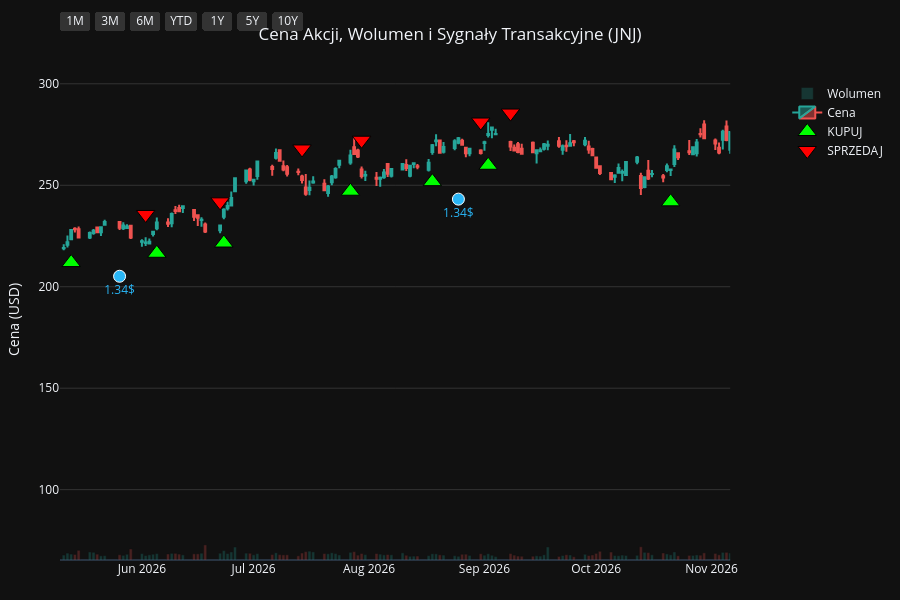
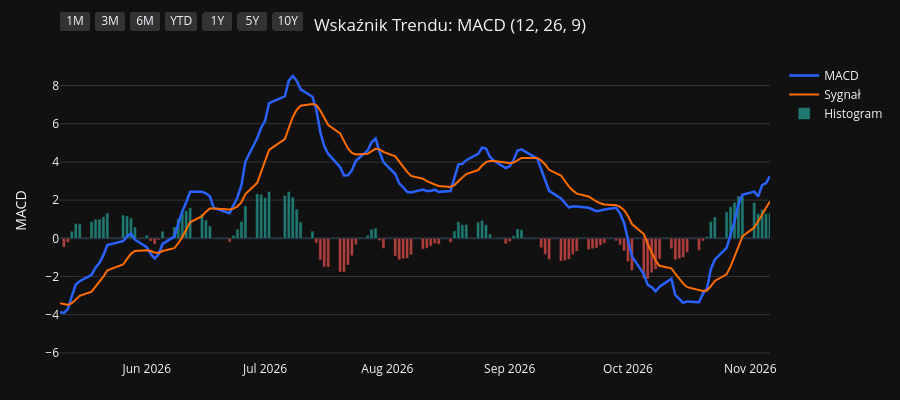
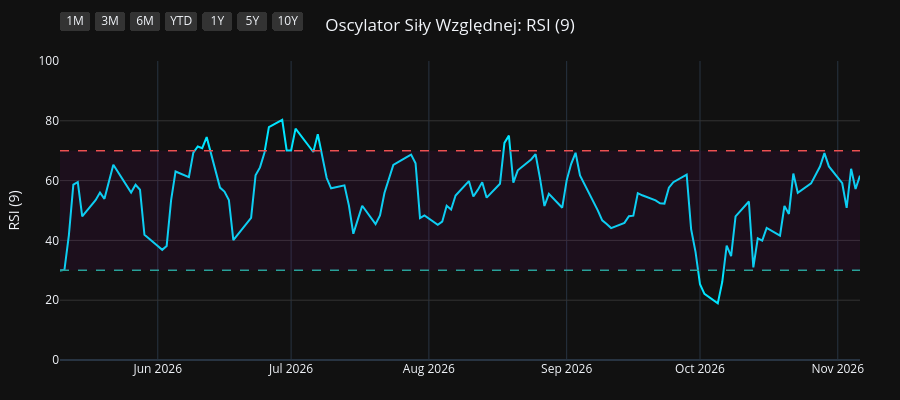
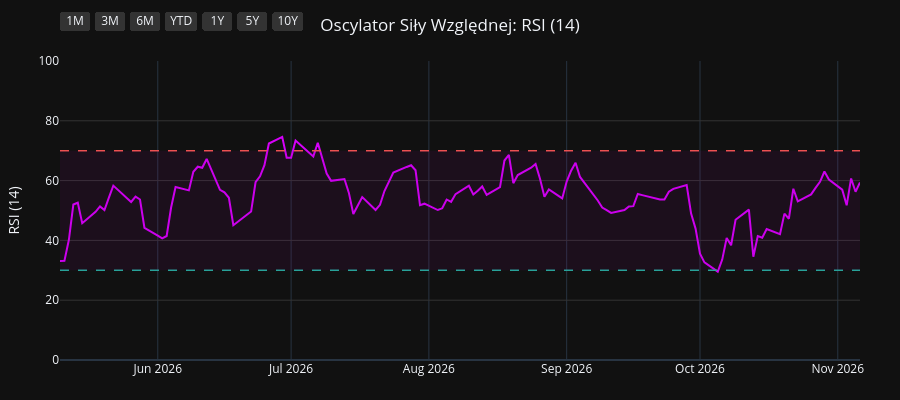

Notebook cell for these charts, in order:
### Code cell
import os
import yfinance as yf
import pandas as pd
import pandas_ta as ta
import plotly.graph_objects as go
from plotly.subplots import make_subplots

# 1. Pobranie i przygotowanie danych
symbol = os.environ.get("STOCK_TICKER", "").strip().upper()
if not symbol:
    raise RuntimeError("Set STOCK_TICKER before running price_extractor.ipynb")
df = yf.Ticker(symbol).history(period="10y")
df.index = df.index.tz_localize(None)

# Wskaźniki i sygnały
df.ta.macd(fast=12, slow=26, signal=9, append=True)
df.ta.rsi(length=9, append=True)
df.ta.rsi(length=14, append=True)
df.ta.rsi(length=21, append=True)
df.dropna(inplace=True)

macd = df['MACD_12_26_9']
signal = df['MACDs_12_26_9']
wczorajszy_macd = macd.shift(1)
wczorajszy_signal = signal.shift(1)

df['Decyzja'] = 'BRAK'
df.loc[(macd > signal) & (wczorajszy_macd <= wczorajszy_signal), 'Decyzja'] = 'KUPUJ'
df.loc[(macd < signal) & (wczorajszy_macd >= wczorajszy_signal), 'Decyzja'] = 'SPRZEDAJ'

df_kupuj = df[df['Decyzja'] == 'KUPUJ']
df_sprzedaj = df[df['Decyzja'] == 'SPRZEDAJ']
df_dywidendy = df[df['Dividends'] > 0]
df_splity = df[df['Stock Splits'] > 0]

# Wspólna konfiguracja osi X
konfiguracja_osi_x = dict(
    type="date",
    showspikes=True, spikemode="across", spikesnap="cursor", spikedash="dot", spikecolor="#ffffff", spikethickness=1, hoverformat="%Y-%m-%d",
    rangeselector=dict(
        buttons=list([
            dict(count=1, label="1M", step="month", stepmode="backward"),
            dict(count=3, label="3M", step="month", stepmode="backward"),
            dict(count=6, label="6M", step="month", stepmode="backward"),
            dict(count=1, label="YTD", step="year", stepmode="todate"),
            dict(count=1, label="1Y", step="year", stepmode="backward"),
            dict(count=5, label="5Y", step="year", stepmode="backward"),
            dict(step="all", label="10Y")
        ]),
        bgcolor="#333333", activecolor="#2962ff", x=0, y=1.1
    )
)

# ==========================================
# WYKRES 1: CENA + WOLUMEN + SYGNAŁY
# ==========================================
fig1 = make_subplots(specs=[[{"secondary_y": True}]])

kolory_wolumenu = ['#26a69a' if row['Close'] >= row['Open'] else '#ef5350' for index, row in df.iterrows()]
fig1.add_trace(go.Bar(x=df.index, y=df['Volume'], marker_color=kolory_wolumenu, opacity=0.25, name='Wolumen'), secondary_y=True)
fig1.add_trace(go.Candlestick(x=df.index, open=df['Open'], high=df['High'], low=df['Low'], close=df['Close'], name='Cena', increasing_line_color='#26a69a', decreasing_line_color='#ef5350'), secondary_y=False)
fig1.add_trace(go.Scatter(x=df_kupuj.index, y=df_kupuj['Low'] * 0.95, customdata=df_kupuj[['Low', 'High']], mode='markers', marker=dict(symbol='triangle-up', size=16, color='#00ff00', line=dict(width=1, color='black')), name='KUPUJ', hovertemplate='KUPUJ<br>Najniższa: %{customdata[0]:.2f}<br>Najwyższa: %{customdata[1]:.2f}<extra></extra>'), secondary_y=False)
fig1.add_trace(go.Scatter(x=df_sprzedaj.index, y=df_sprzedaj['High'] * 1.05, customdata=df_sprzedaj[['Low', 'High']], mode='markers', marker=dict(symbol='triangle-down', size=16, color='#ff0000', line=dict(width=1, color='black')), name='SPRZEDAJ', hovertemplate='SPRZEDAJ<br>Najniższa: %{customdata[0]:.2f}<br>Najwyższa: %{customdata[1]:.2f}<extra></extra>'), secondary_y=False)

if not df_dywidendy.empty:
    fig1.add_trace(go.Scatter(x=df_dywidendy.index, y=df_dywidendy['Low'] * 0.90, mode='markers+text', marker=dict(symbol='circle', size=12, color='#29b6f6', line=dict(width=1, color='white')), text=df_dywidendy['Dividends'].apply(lambda x: f"{x}$"), textposition="bottom center", name='Dywidenda', showlegend=False, hovertemplate='Dywidenda: %{text}<extra></extra>', textfont=dict(color="#29b6f6")), secondary_y=False)
if not df_splity.empty:
                    fig1.add_trace(go.Scatter(x=df_splity.index, y=df_splity['High'], mode='markers+text', marker=dict(symbol='star', size=16, color='#ffee58', line=dict(width=1, color='black')), text=df_splity['Stock Splits'].apply(lambda x: f"{x:g}:1" if x >= 1 else f"1:{1 / x:g}"), textposition="top center", name='Split', hovertemplate='%{text}<extra></extra>', textfont=dict(color="#ffee58")), secondary_y=False)

fig1.update_layout(title=dict(text=f"Cena Akcji, Wolumen i Sygnały Transakcyjne ({symbol})", x=0.5, xanchor='center'), dragmode='pan', xaxis_rangeslider_visible=False, template='plotly_dark', height=600, hovermode='x unified', margin=dict(l=60, r=40, t=60, b=40))
fig1.update_xaxes(**konfiguracja_osi_x)
fig1.update_xaxes(range=[df.index.max() - pd.Timedelta(days=180), df.index.max()])
fig1.update_yaxes(title_text="Cena (USD)", secondary_y=False, gridcolor='#333333')
fig1.update_yaxes(range=[0, df['Volume'].max() * 4], showgrid=False, showticklabels=False, secondary_y=True)
fig1.show(config={'scrollZoom': True})

# ==========================================
# WYKRES 2: WSKAŹNIK MACD
# ==========================================
fig2 = go.Figure()
fig2.add_trace(go.Scatter(x=df.index, y=df['MACD_12_26_9'], line=dict(color='#2962ff', width=2.5), name='MACD'))
fig2.add_trace(go.Scatter(x=df.index, y=df['MACDs_12_26_9'], line=dict(color='#ff6d00', width=2), name='Sygnał'))
kolory_macd = ['#26a69a' if val >= 0 else '#ef5350' for val in df['MACDh_12_26_9']]
fig2.add_trace(go.Bar(x=df.index, y=df['MACDh_12_26_9'], marker_color=kolory_macd, name='Histogram', opacity=0.7))
fig2.update_layout(title=dict(text="Wskaźnik Trendu: MACD (12, 26, 9)", x=0.5, xanchor='center'), dragmode='pan', xaxis_rangeslider_visible=False, template='plotly_dark', height=400, hovermode='x unified', margin=dict(l=60, r=40, t=60, b=40))
fig2.update_xaxes(**konfiguracja_osi_x)
fig2.update_xaxes(range=[df.index.max() - pd.Timedelta(days=180), df.index.max()])
fig2.update_yaxes(title_text="MACD", gridcolor='#333333')
fig2.show(config={'scrollZoom': True})

# ==========================================
# WYKRES 3: OSCYLATOR RSI (9)
# ==========================================
fig3 = go.Figure()
fig3.add_trace(go.Scatter(x=df.index, y=df['RSI_9'], line=dict(color='#00e5ff', width=2), name='RSI (9)'))
fig3.add_hline(y=70, line_dash="dash", line_color="#ef5350", line_width=1.5)
fig3.add_hline(y=30, line_dash="dash", line_color="#26a69a", line_width=1.5)
fig3.add_hrect(y0=30, y1=70, line_width=0, fillcolor="purple", opacity=0.1)
fig3.update_layout(title=dict(text="Oscylator Siły Względnej: RSI (9)", x=0.5, xanchor='center'), dragmode='pan', xaxis_rangeslider_visible=False, template='plotly_dark', height=400, hovermode='x unified', margin=dict(l=60, r=40, t=60, b=40))
fig3.update_xaxes(**konfiguracja_osi_x)
fig3.update_xaxes(range=[df.index.max() - pd.Timedelta(days=180), df.index.max()])
fig3.update_yaxes(title_text="RSI (9)", range=[0, 100], gridcolor='#333333')
fig3.show(config={'scrollZoom': True})

# ==========================================
# WYKRES 4: OSCYLATOR RSI (14)
# ==========================================
fig4 = go.Figure()
fig4.add_trace(go.Scatter(x=df.index, y=df['RSI_14'], line=dict(color='#d500f9', width=2), name='RSI (14)'))
fig4.add_hline(y=70, line_dash="dash", line_color="#ef5350", line_width=1.5)
fig4.add_hline(y=30, line_dash="dash", line_color="#26a69a", line_width=1.5)
fig4.add_hrect(y0=30, y1=70, line_width=0, fillcolor="purple", opacity=0.1)
fig4.update_layout(title=dict(text="Oscylator Siły Względnej: RSI (14)", x=0.5, xanchor='center'), dragmode='pan', xaxis_rangeslider_visible=False, template='plotly_dark', height=400, hovermode='x unified', margin=dict(l=60, r=40, t=60, b=40))
fig4.update_xaxes(**konfiguracja_osi_x)
fig4.update_xaxes(range=[df.index.max() - pd.Timedelta(days=180), df.index.max()])
fig4.update_yaxes(title_text="RSI (14)", range=[0, 100], gridcolor='#333333')
fig4.show(config={'scrollZoom': True})

# ==========================================
# WYKRES 5: OSCYLATOR RSI (21)
# ==========================================
fig5 = go.Figure()
fig5.add_trace(go.Scatter(x=df.index, y=df['RSI_21'], line=dict(color='#64dd17', width=2), name='RSI (21)'))
fig5.add_hline(y=70, line_dash="dash", line_color="#ef5350", line_width=1.5)
fig5.add_hline(y=30, line_dash="dash", line_color="#26a69a", line_width=1.5)
fig5.add_hrect(y0=30, y1=70, line_width=0, fillcolor="purple", opacity=0.1)
fig5.update_layout(title=dict(text="Oscylator Siły Względnej: RSI (21)", x=0.5, xanchor='center'), dragmode='pan', xaxis_rangeslider_visible=False, template='plotly_dark', height=400, hovermode='x unified', margin=dict(l=60, r=40, t=60, b=40))
fig5.update_xaxes(**konfiguracja_osi_x)
fig5.update_xaxes(range=[df.index.max() - pd.Timedelta(days=180), df.index.max()])
fig5.update_yaxes(title_text="RSI (21)", range=[0, 100], gridcolor='#333333')
fig5.show(config={'scrollZoom': True})

### Figure 1 — Plotly figure (JSON) as saved in the notebook; plotly's stock layout.template omitted (floating-point values rounded to 4 significant figures; data arrays with more than 128 entries replaced by an {"elided": "..."} marker saying what was removed)
{"data": [{"marker": {"color": {"elided": "2481 str values"}}, "name": "Wolumen", "opacity": 0.25, "type": "bar", "x": {"elided": "2481 str values"}, "xaxis": "x", "y": {"elided": "2481 int values"}, "yaxis": "y2"}, {"close": {"elided": "2481 float values"}, "decreasing": {"line": {"color": "#ef5350"}}, "high": {"elided": "2481 float values"}, "increasing": {"line": {"color": "#26a69a"}}, "low": {"elided": "2481 float values"}, "name": "Cena", "open": {"elided": "2481 float values"}, "type": "candlestick", "x": {"elided": "2481 str values"}, "xaxis": "x", "yaxis": "y"}, {"customdata": {"elided": "95x2 float values"}, "hovertemplate": "KUPUJ<br>Najniższa: %{customdata[0]:.2f}<br>Najwyższa: %{customdata[1]:.2f}<extra></extra>", "marker": {"color": "#00ff00", "line": {"color": "black", "width": 1}, "size": 16, "symbol": "triangle-up"}, "mode": "markers", "name": "KUPUJ", "type": "scatter", "x": ["2017-02-03T00:00:00", "2017-05-04T00:00:00", "2017-05-12T00:00:00", "2017-07-20T00:00:00", "2017-08-14T00:00:00", "2017-08-21T00:00:00", "2017-09-11T00:00:00", "2017-10-05T00:00:00", "2017-11-30T00:00:00", "2018-01-09T00:00:00", "2018-02-23T00:00:00", "2018-04-04T00:00:00", "2018-05-11T00:00:00", "2018-06-04T00:00:00", "2018-08-20T00:00:00", "2018-09-07T00:00:00", "2018-10-23T00:00:00", "2018-10-30T00:00:00", "2018-11-30T00:00:00", "2018-12-13T00:00:00", "2019-01-08T00:00:00", "2019-04-17T00:00:00", "2019-05-24T00:00:00", "2019-06-07T00:00:00", "2019-08-02T00:00:00", "2019-08-27T00:00:00", "2019-09-10T00:00:00", "2019-10-02T00:00:00", "2019-10-15T00:00:00", "2019-10-31T00:00:00", "2020-01-17T00:00:00", "2020-01-29T00:00:00", "2020-02-04T00:00:00", "2020-03-30T00:00:00", "2020-07-06T00:00:00", "2020-08-18T00:00:00", "2020-09-30T00:00:00", "2020-11-09T00:00:00", "2020-12-01T00:00:00", "2020-12-29T00:00:00", "2021-03-15T00:00:00", "2021-04-20T00:00:00", "2021-05-04T00:00:00", "2021-06-30T00:00:00", "2021-10-11T00:00:00", "2021-10-14T00:00:00", "2021-12-06T00:00:00", "2022-01-28T00:00:00", "2022-03-03T00:00:00", "2022-04-06T00:00:00", "2022-04-21T00:00:00", "2022-04-25T00:00:00", "2022-05-24T00:00:00", "2022-06-23T00:00:00", "2022-08-01T00:00:00", "2022-08-03T00:00:00", "2022-08-22T00:00:00", "2022-08-25T00:00:00", "2022-09-07T00:00:00", "2022-10-04T00:00:00", "2022-10-13T00:00:00", "2022-11-18T00:00:00", "2023-01-06T00:00:00", "2023-03-06T00:00:00", "2023-06-05T00:00:00", "2023-07-20T00:00:00", "2023-09-13T00:00:00", "2023-10-09T00:00:00", "2023-11-03T00:00:00", "2024-01-02T00:00:00", "2024-02-20T00:00:00", "2024-03-12T00:00:00", "2024-04-23T00:00:00", "2024-06-20T00:00:00", "2024-07-05T00:00:00", "2024-07-09T00:00:00", "2024-08-26T00:00:00", "2024-10-15T00:00:00", "2024-11-22T00:00:00", "2024-12-26T00:00:00", "2025-04-17T00:00:00", "2025-05-21T00:00:00", "2025-07-01T00:00:00", "2025-09-29T00:00:00", "2025-11-12T00:00:00", "2025-12-12T00:00:00", "2026-01-13T00:00:00", "2026-03-31T00:00:00", "2026-05-13T00:00:00", "2026-06-05T00:00:00", "2026-06-23T00:00:00", "2026-07-27T00:00:00", "2026-08-18T00:00:00", "2026-09-02T00:00:00", "2026-10-21T00:00:00"], "xaxis": "x", "y": [82.11, 90.41, 90.25, 100.2, 98.13, 97.62, 97.38, 98.37, 103.5, 106.4, 97.22, 95.11, 94.64, 91.75, 101.6, 103.6, 104.9, 104.6, 111.4, 112.7, 98.1, 106.4, 107.9, 106.8, 101.0, 101.2, 99.08, 102.9, 103.6, 102.7, 116.8, 117.8, 119.4, 101.3, 113.5, 118.9, 118.3, 116.7, 118.3, 124.8, 129.4, 131.4, 134.4, 134.4, 132.1, 131.9, 132.9, 140.8, 139.2, 149.5, 152.8, 152.4, 150.9, 148.7, 146.2, 144.7, 141.8, 139.7, 137.5, 138.2, 136.3, 148.1, 153.1, 132.9, 135.8, 139.7, 142.2, 137.0, 131.0, 137.9, 138.6, 142.8, 131.3, 129.5, 129.1, 129.7, 146.1, 143.1, 138.7, 131.6, 141.0, 139.9, 140.9, 167.0, 179.4, 195.4, 195.3, 228.1, 211.9, 216.5, 221.5, 247.1, 251.8, 259.9, 241.8], "yaxis": "y"}, {"customdata": {"elided": "95x2 float values"}, "hovertemplate": "SPRZEDAJ<br>Najniższa: %{customdata[0]:.2f}<br>Najwyższa: %{customdata[1]:.2f}<extra></extra>", "marker": {"color": "#ff0000", "line": {"color": "black", "width": 1}, "size": 16, "symbol": "triangle-down"}, "mode": "markers", "name": "SPRZEDAJ", "type": "scatter", "x": ["2017-01-12T00:00:00", "2017-03-21T00:00:00", "2017-05-10T00:00:00", "2017-06-28T00:00:00", "2017-07-25T00:00:00", "2017-08-18T00:00:00", "2017-08-24T00:00:00", "2017-09-22T00:00:00", "2017-10-31T00:00:00", "2017-12-21T00:00:00", "2018-01-24T00:00:00", "2018-03-22T00:00:00", "2018-04-20T00:00:00", "2018-05-22T00:00:00", "2018-08-08T00:00:00", "2018-08-31T00:00:00", "2018-09-25T00:00:00", "2018-10-24T00:00:00", "2018-11-21T00:00:00", "2018-12-07T00:00:00", "2018-12-14T00:00:00", "2019-03-14T00:00:00", "2019-05-09T00:00:00", "2019-05-28T00:00:00", "2019-06-28T00:00:00", "2019-08-26T00:00:00", "2019-09-09T00:00:00", "2019-09-27T00:00:00", "2019-10-10T00:00:00", "2019-10-21T00:00:00", "2019-12-31T00:00:00", "2020-01-23T00:00:00", "2020-01-31T00:00:00", "2020-02-11T00:00:00", "2020-05-01T00:00:00", "2020-07-29T00:00:00", "2020-09-03T00:00:00", "2020-10-19T00:00:00", "2020-11-25T00:00:00", "2020-12-24T00:00:00", "2021-02-01T00:00:00", "2021-04-09T00:00:00", "2021-04-28T00:00:00", "2021-05-26T00:00:00", "2021-08-25T00:00:00", "2021-10-12T00:00:00", "2021-11-17T00:00:00", "2022-01-11T00:00:00", "2022-02-10T00:00:00", "2022-04-05T00:00:00", "2022-04-13T00:00:00", "2022-04-22T00:00:00", "2022-04-27T00:00:00", "2022-06-03T00:00:00", "2022-07-13T00:00:00", "2022-08-02T00:00:00", "2022-08-04T00:00:00", "2022-08-24T00:00:00", "2022-08-26T00:00:00", "2022-10-03T00:00:00", "2022-10-06T00:00:00", "2022-11-11T00:00:00", "2022-12-06T00:00:00", "2023-01-09T00:00:00", "2023-04-26T00:00:00", "2023-07-05T00:00:00", "2023-08-15T00:00:00", "2023-09-25T00:00:00", "2023-10-18T00:00:00", "2023-12-18T00:00:00", "2024-01-17T00:00:00", "2024-03-07T00:00:00", "2024-03-14T00:00:00", "2024-05-28T00:00:00", "2024-07-03T00:00:00", "2024-07-08T00:00:00", "2024-08-08T00:00:00", "2024-09-11T00:00:00", "2024-10-28T00:00:00", "2024-12-05T00:00:00", "2025-03-11T00:00:00", "2025-05-13T00:00:00", "2025-06-18T00:00:00", "2025-08-26T00:00:00", "2025-10-22T00:00:00", "2025-12-04T00:00:00", "2025-12-18T00:00:00", "2026-02-23T00:00:00", "2026-04-07T00:00:00", "2026-06-02T00:00:00", "2026-06-22T00:00:00", "2026-07-14T00:00:00", "2026-07-30T00:00:00", "2026-08-31T00:00:00", "2026-09-08T00:00:00"], "xaxis": "x", "y": [92.42, 104.2, 99.79, 111.2, 109.3, 109.2, 108.6, 108.8, 115.2, 117.5, 118.6, 108.7, 106.7, 103.3, 110.4, 113.9, 118.9, 118.2, 123.3, 125.1, 123.4, 118.6, 119.1, 120.9, 121.4, 111.0, 111.1, 112.2, 112.8, 112.4, 127.4, 129.8, 130.9, 133.0, 131.5, 130.4, 138.4, 132.6, 129.3, 137.2, 148.2, 147.0, 147.2, 154.4, 160.6, 146.3, 149.6, 159.4, 157.4, 166.2, 167.3, 169.4, 171.0, 166.3, 164.2, 163.4, 163.0, 156.1, 157.0, 154.1, 154.6, 162.2, 169.8, 169.6, 156.2, 156.9, 167.1, 154.6, 150.4, 152.0, 156.8, 157.0, 158.2, 144.9, 144.8, 145.3, 158.6, 165.9, 161.1, 150.8, 169.1, 153.3, 155.6, 181.9, 198.6, 211.7, 218.1, 255.0, 250.1, 235.6, 241.8, 267.9, 272.2, 281.2, 285.6], "yaxis": "y"}, {"hovertemplate": "Dywidenda: %{text}<extra></extra>", "marker": {"color": "#29b6f6", "line": {"color": "white", "width": 1}, "size": 12, "symbol": "circle"}, "mode": "markers+text", "name": "Dywidenda", "showlegend": false, "text": ["0.8$", "0.84$", "0.84$", "0.84$", "0.84$", "0.9$", "0.9$", "0.9$", "0.9$", "0.95$", "0.95$", "0.95$", "0.95$", "1.01$", "1.01$", "1.01$", "1.01$", "1.06$", "1.06$", "1.06$", "1.06$", "1.13$", "1.13$", "1.13$", "1.13$", "1.19$", "1.19$", "1.19$", "1.19$", "1.24$", "1.24$", "1.24$", "1.24$", "1.3$", "1.3$", "1.3$", "1.3$", "1.34$", "1.34$"], "textfont": {"color": "#29b6f6"}, "textposition": "bottom center", "type": "scatter", "x": ["2017-02-24T00:00:00", "2017-05-25T00:00:00", "2017-08-25T00:00:00", "2017-11-27T00:00:00", "2018-02-26T00:00:00", "2018-05-25T00:00:00", "2018-08-27T00:00:00", "2018-11-26T00:00:00", "2019-02-25T00:00:00", "2019-05-24T00:00:00", "2019-08-26T00:00:00", "2019-11-25T00:00:00", "2020-02-24T00:00:00", "2020-05-22T00:00:00", "2020-08-24T00:00:00", "2020-11-23T00:00:00", "2021-02-22T00:00:00", "2021-05-24T00:00:00", "2021-08-23T00:00:00", "2021-11-22T00:00:00", "2022-02-18T00:00:00", "2022-05-23T00:00:00", "2022-08-22T00:00:00", "2022-11-21T00:00:00", "2023-02-17T00:00:00", "2023-05-22T00:00:00", "2023-08-25T00:00:00", "2023-11-20T00:00:00", "2024-02-16T00:00:00", "2024-05-20T00:00:00", "2024-08-27T00:00:00", "2024-11-26T00:00:00", "2025-02-18T00:00:00", "2025-05-27T00:00:00", "2025-08-26T00:00:00", "2025-11-25T00:00:00", "2026-02-24T00:00:00", "2026-05-26T00:00:00", "2026-08-25T00:00:00"], "xaxis": "x", "y": [84.03, 88.39, 92.67, 97.39, 93.4, 87.0, 97.04, 102.4, 99.51, 102.2, 94.08, 101.9, 109.4, 109.2, 114.7, 109.9, 123.9, 132.1, 139.0, 125.8, 129.2, 141.6, 134.3, 141.4, 127.5, 128.6, 135.6, 122.9, 130.7, 128.0, 138.3, 131.6, 132.8, 132.7, 154.7, 181.7, 217.8, 205.2, 243.2], "yaxis": "y"}], "layout": {"dragmode": "pan", "height": 600, "hovermode": "x unified", "margin": {"b": 40, "l": 60, "r": 40, "t": 60}, "title": {"text": "Cena Akcji, Wolumen i Sygnały Transakcyjne (JNJ)", "x": 0.5, "xanchor": "center"}, "xaxis": {"anchor": "y", "domain": [0.0, 0.94], "hoverformat": "%Y-%m-%d", "range": ["2026-05-10T00:00:00", "2026-11-06T00:00:00"], "rangeselector": {"activecolor": "#2962ff", "bgcolor": "#333333", "buttons": [{"count": 1, "label": "1M", "step": "month", "stepmode": "backward"}, {"count": 3, "label": "3M", "step": "month", "stepmode": "backward"}, {"count": 6, "label": "6M", "step": "month", "stepmode": "backward"}, {"count": 1, "label": "YTD", "step": "year", "stepmode": "todate"}, {"count": 1, "label": "1Y", "step": "year", "stepmode": "backward"}, {"count": 5, "label": "5Y", "step": "year", "stepmode": "backward"}, {"label": "10Y", "step": "all"}], "x": 0, "y": 1.1}, "rangeslider": {"visible": false}, "showspikes": true, "spikecolor": "#ffffff", "spikedash": "dot", "spikemode": "across", "spikesnap": "cursor", "spikethickness": 1, "type": "date"}, "yaxis": {"anchor": "x", "domain": [0.0, 1.0], "gridcolor": "#333333", "title": {"text": "Cena (USD)"}}, "yaxis2": {"anchor": "x", "overlaying": "y", "range": [0, 605278000], "showgrid": false, "showticklabels": false, "side": "right"}}}

### Figure 2 — Plotly figure (JSON) as saved in the notebook; plotly's stock layout.template omitted (floating-point values rounded to 4 significant figures; data arrays with more than 128 entries replaced by an {"elided": "..."} marker saying what was removed)
{"data": [{"line": {"color": "#2962ff", "width": 2.5}, "name": "MACD", "type": "scatter", "x": {"elided": "2481 str values"}, "y": {"elided": "2481 float values"}}, {"line": {"color": "#ff6d00", "width": 2}, "name": "Sygnał", "type": "scatter", "x": {"elided": "2481 str values"}, "y": {"elided": "2481 float values"}}, {"marker": {"color": {"elided": "2481 str values"}}, "name": "Histogram", "opacity": 0.7, "type": "bar", "x": {"elided": "2481 str values"}, "y": {"elided": "2481 float values"}}], "layout": {"dragmode": "pan", "height": 400, "hovermode": "x unified", "margin": {"b": 40, "l": 60, "r": 40, "t": 60}, "title": {"text": "Wskaźnik Trendu: MACD (12, 26, 9)", "x": 0.5, "xanchor": "center"}, "xaxis": {"hoverformat": "%Y-%m-%d", "range": ["2026-05-10T00:00:00", "2026-11-06T00:00:00"], "rangeselector": {"activecolor": "#2962ff", "bgcolor": "#333333", "buttons": [{"count": 1, "label": "1M", "step": "month", "stepmode": "backward"}, {"count": 3, "label": "3M", "step": "month", "stepmode": "backward"}, {"count": 6, "label": "6M", "step": "month", "stepmode": "backward"}, {"count": 1, "label": "YTD", "step": "year", "stepmode": "todate"}, {"count": 1, "label": "1Y", "step": "year", "stepmode": "backward"}, {"count": 5, "label": "5Y", "step": "year", "stepmode": "backward"}, {"label": "10Y", "step": "all"}], "x": 0, "y": 1.1}, "rangeslider": {"visible": false}, "showspikes": true, "spikecolor": "#ffffff", "spikedash": "dot", "spikemode": "across", "spikesnap": "cursor", "spikethickness": 1, "type": "date"}, "yaxis": {"gridcolor": "#333333", "title": {"text": "MACD"}}}}

### Figure 3 — Plotly figure (JSON) as saved in the notebook; plotly's stock layout.template omitted (floating-point values rounded to 4 significant figures; data arrays with more than 128 entries replaced by an {"elided": "..."} marker saying what was removed)
{"data": [{"line": {"color": "#00e5ff", "width": 2}, "name": "RSI (9)", "type": "scatter", "x": {"elided": "2481 str values"}, "y": {"elided": "2481 float values"}}], "layout": {"dragmode": "pan", "height": 400, "hovermode": "x unified", "margin": {"b": 40, "l": 60, "r": 40, "t": 60}, "shapes": [{"line": {"color": "#ef5350", "dash": "dash", "width": 1.5}, "type": "line", "x0": 0, "x1": 1, "xref": "x domain", "y0": 70, "y1": 70, "yref": "y"}, {"line": {"color": "#26a69a", "dash": "dash", "width": 1.5}, "type": "line", "x0": 0, "x1": 1, "xref": "x domain", "y0": 30, "y1": 30, "yref": "y"}, {"fillcolor": "purple", "line": {"width": 0}, "opacity": 0.1, "type": "rect", "x0": 0, "x1": 1, "xref": "x domain", "y0": 30, "y1": 70, "yref": "y"}], "title": {"text": "Oscylator Siły Względnej: RSI (9)", "x": 0.5, "xanchor": "center"}, "xaxis": {"hoverformat": "%Y-%m-%d", "range": ["2026-05-10T00:00:00", "2026-11-06T00:00:00"], "rangeselector": {"activecolor": "#2962ff", "bgcolor": "#333333", "buttons": [{"count": 1, "label": "1M", "step": "month", "stepmode": "backward"}, {"count": 3, "label": "3M", "step": "month", "stepmode": "backward"}, {"count": 6, "label": "6M", "step": "month", "stepmode": "backward"}, {"count": 1, "label": "YTD", "step": "year", "stepmode": "todate"}, {"count": 1, "label": "1Y", "step": "year", "stepmode": "backward"}, {"count": 5, "label": "5Y", "step": "year", "stepmode": "backward"}, {"label": "10Y", "step": "all"}], "x": 0, "y": 1.1}, "rangeslider": {"visible": false}, "showspikes": true, "spikecolor": "#ffffff", "spikedash": "dot", "spikemode": "across", "spikesnap": "cursor", "spikethickness": 1, "type": "date"}, "yaxis": {"gridcolor": "#333333", "range": [0, 100], "title": {"text": "RSI (9)"}}}}

### Figure 4 — Plotly figure (JSON) as saved in the notebook; plotly's stock layout.template omitted (floating-point values rounded to 4 significant figures; data arrays with more than 128 entries replaced by an {"elided": "..."} marker saying what was removed)
{"data": [{"line": {"color": "#d500f9", "width": 2}, "name": "RSI (14)", "type": "scatter", "x": {"elided": "2481 str values"}, "y": {"elided": "2481 float values"}}], "layout": {"dragmode": "pan", "height": 400, "hovermode": "x unified", "margin": {"b": 40, "l": 60, "r": 40, "t": 60}, "shapes": [{"line": {"color": "#ef5350", "dash": "dash", "width": 1.5}, "type": "line", "x0": 0, "x1": 1, "xref": "x domain", "y0": 70, "y1": 70, "yref": "y"}, {"line": {"color": "#26a69a", "dash": "dash", "width": 1.5}, "type": "line", "x0": 0, "x1": 1, "xref": "x domain", "y0": 30, "y1": 30, "yref": "y"}, {"fillcolor": "purple", "line": {"width": 0}, "opacity": 0.1, "type": "rect", "x0": 0, "x1": 1, "xref": "x domain", "y0": 30, "y1": 70, "yref": "y"}], "title": {"text": "Oscylator Siły Względnej: RSI (14)", "x": 0.5, "xanchor": "center"}, "xaxis": {"hoverformat": "%Y-%m-%d", "range": ["2026-05-10T00:00:00", "2026-11-06T00:00:00"], "rangeselector": {"activecolor": "#2962ff", "bgcolor": "#333333", "buttons": [{"count": 1, "label": "1M", "step": "month", "stepmode": "backward"}, {"count": 3, "label": "3M", "step": "month", "stepmode": "backward"}, {"count": 6, "label": "6M", "step": "month", "stepmode": "backward"}, {"count": 1, "label": "YTD", "step": "year", "stepmode": "todate"}, {"count": 1, "label": "1Y", "step": "year", "stepmode": "backward"}, {"count": 5, "label": "5Y", "step": "year", "stepmode": "backward"}, {"label": "10Y", "step": "all"}], "x": 0, "y": 1.1}, "rangeslider": {"visible": false}, "showspikes": true, "spikecolor": "#ffffff", "spikedash": "dot", "spikemode": "across", "spikesnap": "cursor", "spikethickness": 1, "type": "date"}, "yaxis": {"gridcolor": "#333333", "range": [0, 100], "title": {"text": "RSI (14)"}}}}
